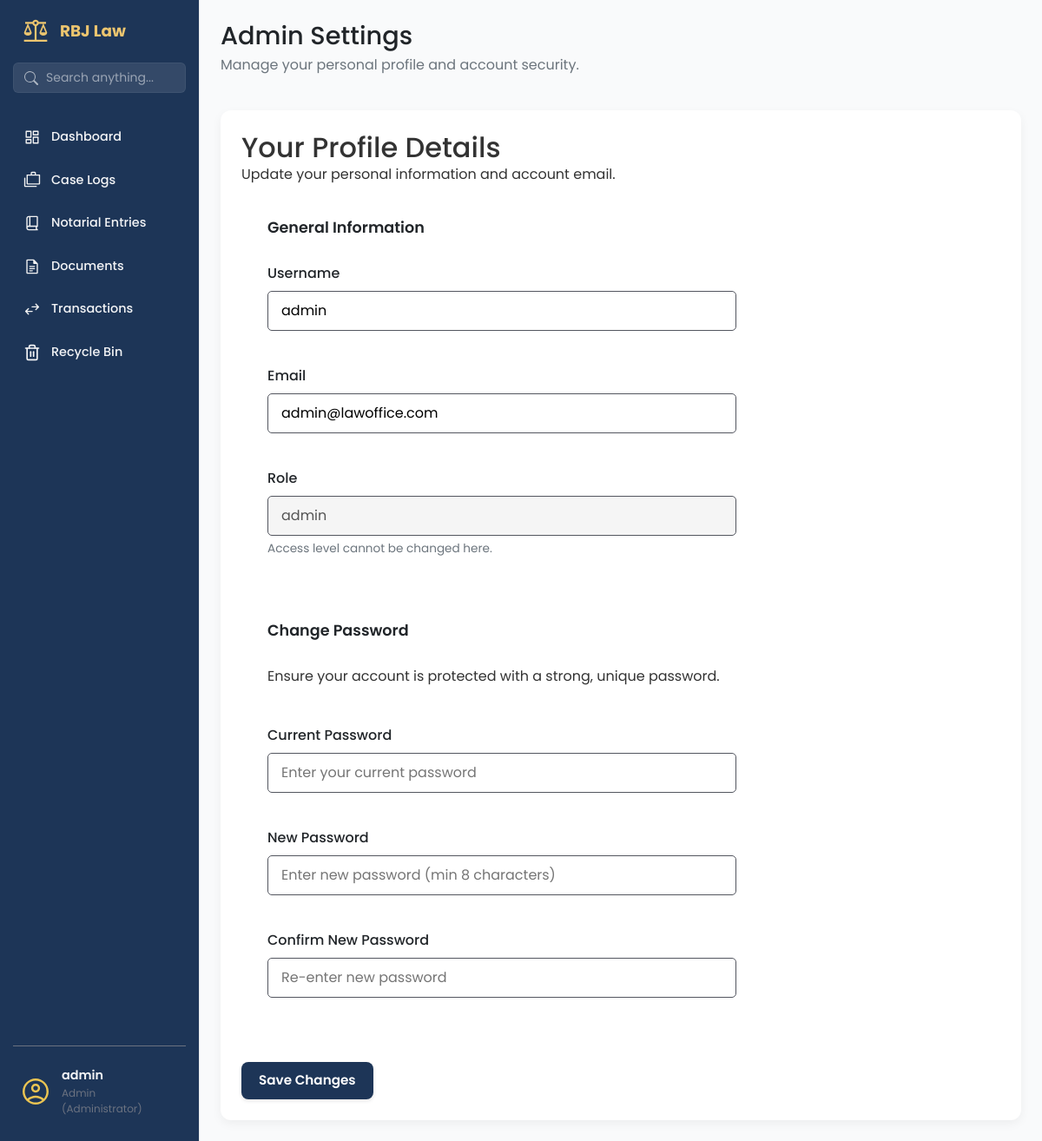
Page /admin/ (signed in) on the committed database.
### app/models/user_model.py (models this page shows, shortened)
class User(UserMixin, db.Model):
    __tablename__ = 'users'
    id = db.Column(db.Integer, primary_key=True)
    username = db.Column(db.String(80), unique=True, nullable=False, index=True)
    email = db.Column(db.String(120), unique=True, nullable=False)
    password_hash = db.Column(db.String(128), nullable=False)
    contact_number = db.Column(db.String(20), nullable=True)
    role = db.Column(db.String(50), default='attorney', nullable=False)
    is_active = db.Column(db.Boolean, default=True, nullable=False)
    is_admin = db.Column(db.Boolean, default=False, nullable=False)
    created_at = db.Column(db.DateTime, default=datetime.utcnow)
    updated_at = db.Column(db.DateTime, default=datetime.utcnow, onupdate=datetime.utcnow)

### app/routes/admin_profile_routes.py (the view)
@admin_bp.route('/', methods=['GET'])
@login_required
def admin_page():
    return render_template('manage_profile_page.html', current_user=current_user)

### app/templates/manage_profile_page.html (shortened to what this page needs)
{% extends 'base.html' %}
{% block content %}
<main class="dashboard-content">
    <header class="dashboard-header">
        <div>
            <h1>Admin Settings</h1>
            <p class="text-secondary">Manage your personal profile and account security.</p>
        </div>
    </header>
    <div class="settings-container">
        <div class="panel-card">
            <h2 class="card-title">Your Profile Details</h2>
            <p class="card-description">Update your personal information and account email.</p>
            <form action="{{ url_for('admin.update_profile') }}" method="POST" class="profile-form-layout">
                <div class="form-sections-grid">
                    <fieldset class="form-section">
                        <legend class="section-legend">General Information</legend>
                        <div class="form-group">
                            <label for="username">Username</label>
                            <input type="text" id="username" name="username" value="{{ current_user.username if current_user else 'admin' }}" required class="form-input">
                        </div>
                        <div class="form-group">
                            <label for="email">Email</label>
                            <input type="email" id="email" name="email" value="{{ current_user.email if current_user else 'admin@rjb-law.com' }}" required class="form-input">
                        </div>
                        <div class="form-group">
                            <label for="role">Role</label>
                            <input type="text" id="role" name="role" value="{{ current_user.role if current_user else 'senior partner' }}" disabled class="form-input disabled-input">
                            <small class="hint-text">Access level cannot be changed here.</small>
                        </div>
                    </fieldset>
                    <fieldset class="form-section password-section">
                        <legend class="section-legend">Change Password</legend>
                        <p class="small-text-muted mb-4">Ensure your account is protected with a strong, unique password.</p>
                        <div class="form-group">
                            <label for="current_password">Current Password</label>
                            <input type="password" id="current_password" name="current_password" placeholder="Enter your current password" class="form-input">
                        </div>
                        <div class="form-group">
                            <label for="new_password">New Password</label>
                            <input type="password" id="new_password" name="new_password" placeholder="Enter new password (min 8 characters)" class="form-input">
                        </div>
                        <div class="form-group">
                            <label for="confirm_password">Confirm New Password</label>
                            <input type="password" id="confirm_password" name="confirm_password" placeholder="Re-enter new password" class="form-input">
                        </div>
                    </fieldset>
                </div>
                <div class="form-actions-sticky mt-6 pt-4 border-t border-gray-200">
                    <button type="submit" class="btn btn-primary btn-lg">Save Changes</button>
                </div>
            </form>
        </div>
    </div>
</main>
{% endblock content %}

### app/templates/base.html (shortened to what this page needs)
<!DOCTYPE html>
<html lang="en">
<head>
    <link rel="stylesheet" href="{{ url_for('static', filename='vendor/bootstrap/css/bootstrap.min.css') }}">
    <link rel="stylesheet" href="{{ url_for('static', filename='css/main.css') }}">
    <link rel="stylesheet" href="{{ url_for('static', filename='css/sidebar.css') }}">
</head>
<body>
    <aside class="sidebar">
        <div class="sidebar-header">
            <img src="{{ url_for('static', filename='img/scales-of-justice.svg') }}" alt="logo" class="logo-img">
            <h2>RBJ Law</h2>
        </div>
        <div class="sidebar-search">
            <form action="{{ url_for('search.search_page') }}" method="GET">
                <div class="input-group">
                    <span class="input-group-text bg-transparent border-0 pe-0">
                    </span>
                    <input type="text" name="q" class="form-control" placeholder="Search anything..."
                        aria-label="Search" value="{{ request.args.get('q', '') }}">
                </div>
            </form>
        </div>
        <ul class="sidebar-links">
            <li>
                <a href="{{ url_for('dashboard.dashboard_page') }}"
                    class="{{ 'active' if 'dashboard' in request.endpoint else '' }}">
                    <span class="icon-wrapper"><img src="{{ url_for('static', filename='img/dashboard.svg') }}"
                            alt=""></span>
                    Dashboard
                </a>
            </li>
            {% if current_user.is_authenticated and (current_user.is_admin or current_user.role == 'admin') %}
            <li>
                <a href="{{ url_for('case.list_cases') }}" class="{{ 'active' if 'case' in request.endpoint else '' }}">
                    <span class="icon-wrapper"><img src="{{ url_for('static', filename='img/cases.svg') }}"
                            alt=""></span>
                    Case Logs
                </a>
            </li>
            {% endif %}
            {% if current_user.is_authenticated and current_user.role in ['admin', 'staff'] %}
            <li>
                <a href="{{ url_for('notarial_entries.notarial_entries_page') }}"
                    class="{{ 'active' if 'notarial' in request.endpoint else '' }}">
                    <span class="icon-wrapper"><img src="{{ url_for('static', filename='img/book.svg') }}"
                            alt=""></span>
                    Notarial Entries
                </a>
            </li>
            {% endif %}
            {% if current_user.is_authenticated and current_user.role in ['admin', 'staff'] %}
            <li>
                <a href="{{ url_for('documents.documents_page') }}"
                    class="{{ 'active' if 'documents' in request.endpoint else '' }}">
                    <span class="icon-wrapper"><img src="{{ url_for('static', filename='img/documents.svg') }}"
                            alt=""></span>
                    Documents
                </a>
            </li>
            {% endif %}
            {% if current_user.is_authenticated and current_user.role in ['admin', 'staff'] %}
            <li>
                <a href="{{ url_for('transaction.transactions_page') }}"
                    class="{{ 'active' if 'transaction' in request.endpoint else '' }}">
                    <span class="icon-wrapper"><img src="{{ url_for('static', filename='img/transaction.svg') }}"
                            alt=""></span>
                    Transactions
                </a>
            </li>
            {% endif %}
            <li>
                <a href="{{ url_for('recycle.recycle_bin_page') }}"
                    class="{{ 'active' if 'recycle' in request.endpoint else '' }}">
                    <span class="icon-wrapper">
                    </span>
                    Recycle Bin
                </a>
            </li>
        </ul>
        <div class="sidebar-footer">
            <button class="avatar-btn" id="avatarBtn">
                <img src="{{ url_for('static', filename='img/avatar.svg') }}" alt="User Avatar">
                <div class="user-info">
                    <span class="user-name">
                        {{ current_user.username }}
                    </span>
                    <span class="user-role">
                        {{ current_user.role|title }}
                        {% if current_user.is_admin %} (Administrator){% endif %}
                    </span>
                </div>
            </button>
        </div>
    </aside>
    <div class="page-container">
        {% block content %}
        {% endblock %}
    </div>
</body>
</html>

### app/static/css/components/sidebar.css (style rules this page uses)
:root { --sidebar-width: 230px; --color-royal-blue: #1D3557; --color-gold: #ecc56f; --color-text-dark: #374151; --color-text-gray: #6b7280; --color-bg-white: #ffffff; --color-hover-gray: #f3f4f6; }
body { min-height: 100vh; background-color: #f9fafb; margin: 0; }
.sidebar { display: flex; position: fixed; flex-direction: column; top: 0; left: 0; height: 100%; width: var(--sidebar-width); background-color: var(--color-royal-blue); padding: 20px 15px; border-right: 1px solid #e5e7eb; z-index: 1000; }
.sidebar-header { display: flex; align-items: center; margin-bottom: 20px; padding: 0 10px; }
.sidebar-header img { width: 32px; height: auto; }
.sidebar-header h2 { font-size: 1.15rem; font-weight: 700; color: var(--color-gold); margin: 0 0 0 12px; }
.sidebar-links { list-style: none; padding: 0; margin: 0; display: flex; flex-direction: column; gap: 8px; }
.sidebar-links li { position: relative; }
.sidebar-links li a, .submenu-toggle { display: flex; align-items: center; gap: 12px; color: var(--color-hover-gray); font-weight: 500; padding: 10px 12px; border-radius: 8px; text-decoration: none; transition: all 0.2s ease; width: 100%; background: none; border: none; font-size: 0.9rem; }
.icon-wrapper { display: flex; align-items: center; justify-content: center; width: 20px; height: 20px; }
.sidebar-links li a img, .submenu-toggle img { width: 20px; height: 20px; transition: filter 0.2s; }
.sidebar-footer { margin-top: auto; position: relative; padding-top: 15px; border-top: 1px solid var(--color-text-gray) }
.avatar-btn { display: flex; align-items: center; gap: 12px; background: none; border: none; cursor: pointer; width: 100%; padding: 8px; border-radius: 8px; text-align: left; transition: all 0.2s ease; }
.avatar-btn img { width: 36px; height: 36px; border-radius: 50%; object-fit: cover; }
.user-info { display: flex; flex-direction: column; }
.user-name { font-size: 0.9rem; font-weight: 600; color: var(--color-hover-gray); transition: color 0.2s ease; }
.user-role { font-size: 0.75rem; color: var(--color-text-gray); transition: color 0.2s ease; }
.sidebar-search { margin-bottom: 30px; }
.sidebar-search input { background: transparent !important; border: none !important; color: #fff !important; font-size: 0.9rem; box-shadow: none !important; padding-left: 10px; width: 100%; }
.sidebar-search input::placeholder { color: rgba(255, 255, 255, 0.6); }
.page-container { margin-left: var(--sidebar-width); transition: margin-left 0.3s ease; }

### app/static/css/base/_variable.css (style rules this page uses)
:root { --color-bg-primary: #F4F4F4; --color-bg-secondary: #FFFFFF; --color-bg-search: #E9ECEF; --color-text-primary: #212529; --color-text-secondary: #6C757D; --color-text-white: #FFFFFF; --color-card-blue: #1D3557; --color-card-gold: #ecc56f; --color-card-green: #2A9D49; --shadow-light: 0 4px 12px rgba(0, 0, 0, 0.05); --border-radius-m: 12px; --border-radius-s: 8px; }

### app/static/css/components/_dashboard.css (style rules this page uses)
.page-container { min-height: 100vh; }
.dashboard-content { padding: 24px; }
.dashboard-header { display: flex; justify-content: space-between; align-items: center; margin-bottom: 24px; border-bottom: 1px solid var(--color-border-light); }
.dashboard-header h1 { margin: 0; font-size: 1.8rem; color: var(--color-text-primary); }
.dashboard-header p { margin-top: 4px; color: var(--color-text-secondary); }
.panel-card { background-color: var(--color-bg-secondary); padding: 24px; border-radius: var(--border-radius-m); box-shadow: var(--shadow-light); }
body { background-color: var(--color-bg-primary); font-family: -apple-system, BlinkMacSystemFont, "Segoe UI", Roboto, Helvetica, Arial, sans-serif; }

### app/static/css/components/_button.css (style rules this page uses)
.btn { display: inline-flex; align-items: center; justify-content: center; padding: 10px 20px; border: none; border-radius: 8px; cursor: pointer; font-weight: 600; font-size: 0.95rem; transition: all 0.2s ease; text-decoration: none; box-shadow: 0 2px 4px rgba(0, 0, 0, 0.1); }

### app/static/css/components/_forms.css (style rules this page uses)
.form-section { max-width: 600px; width: 90%; margin-top: 20px; }
.form-group { margin-bottom: 20px; }

### app/static/css/pages/login.css (style rules this page uses)
:root { --law-blue-dark: #0f172a; --law-blue-light: #1e293b; --law-gold: #c5a059; --law-gold-hover: #b08d4b; --text-dark: #333333; --text-light: #f8f9fa; --form-bg: #ffffff; --font-serif: 'Playfair Display', serif; --font-sans: 'Lato', sans-serif; }
body { font-family: var(--font-sans); color: var(--text-dark); }

### rows in the picture
User: username "admin", role "Admin", email "admin@lawoffice.com", role "admin"
